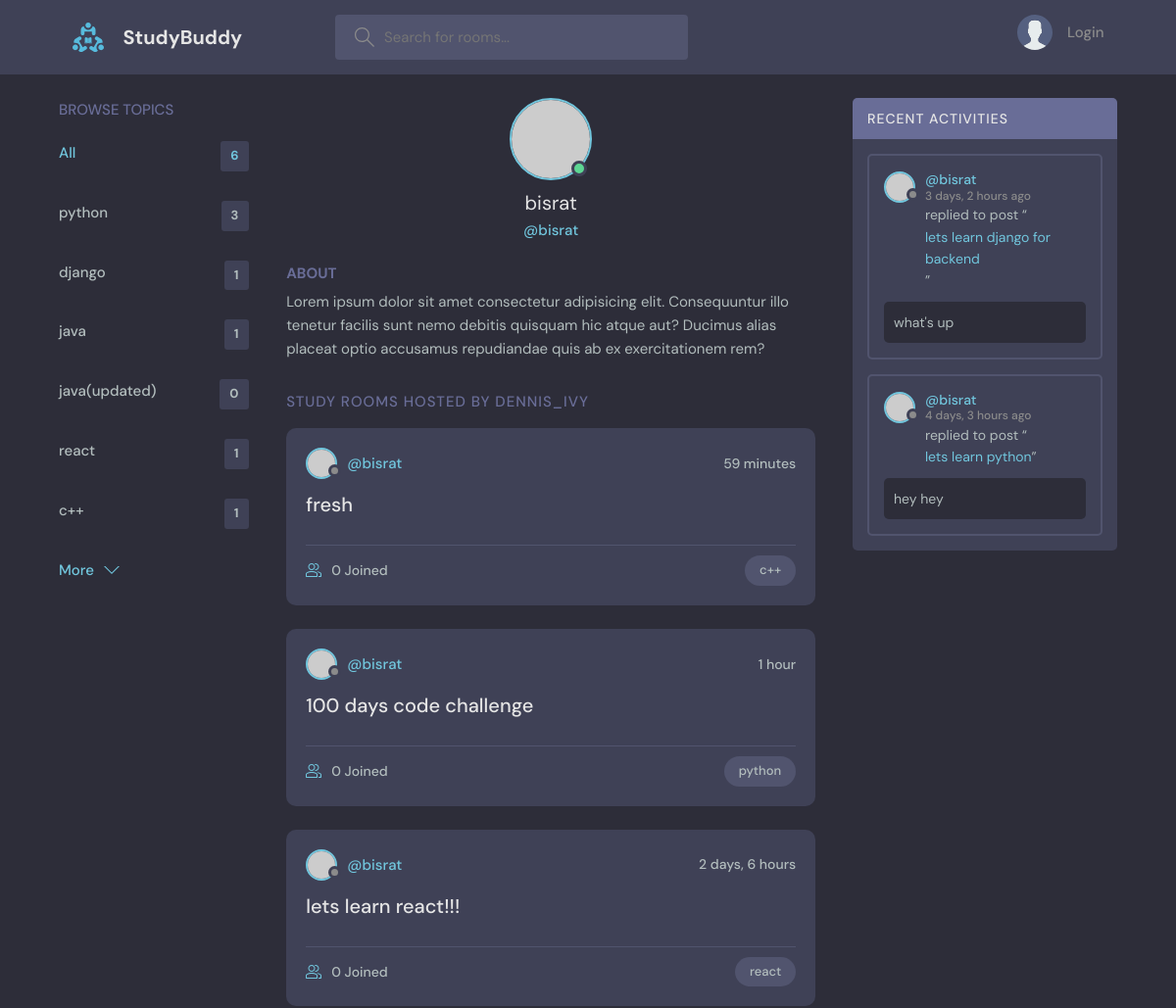
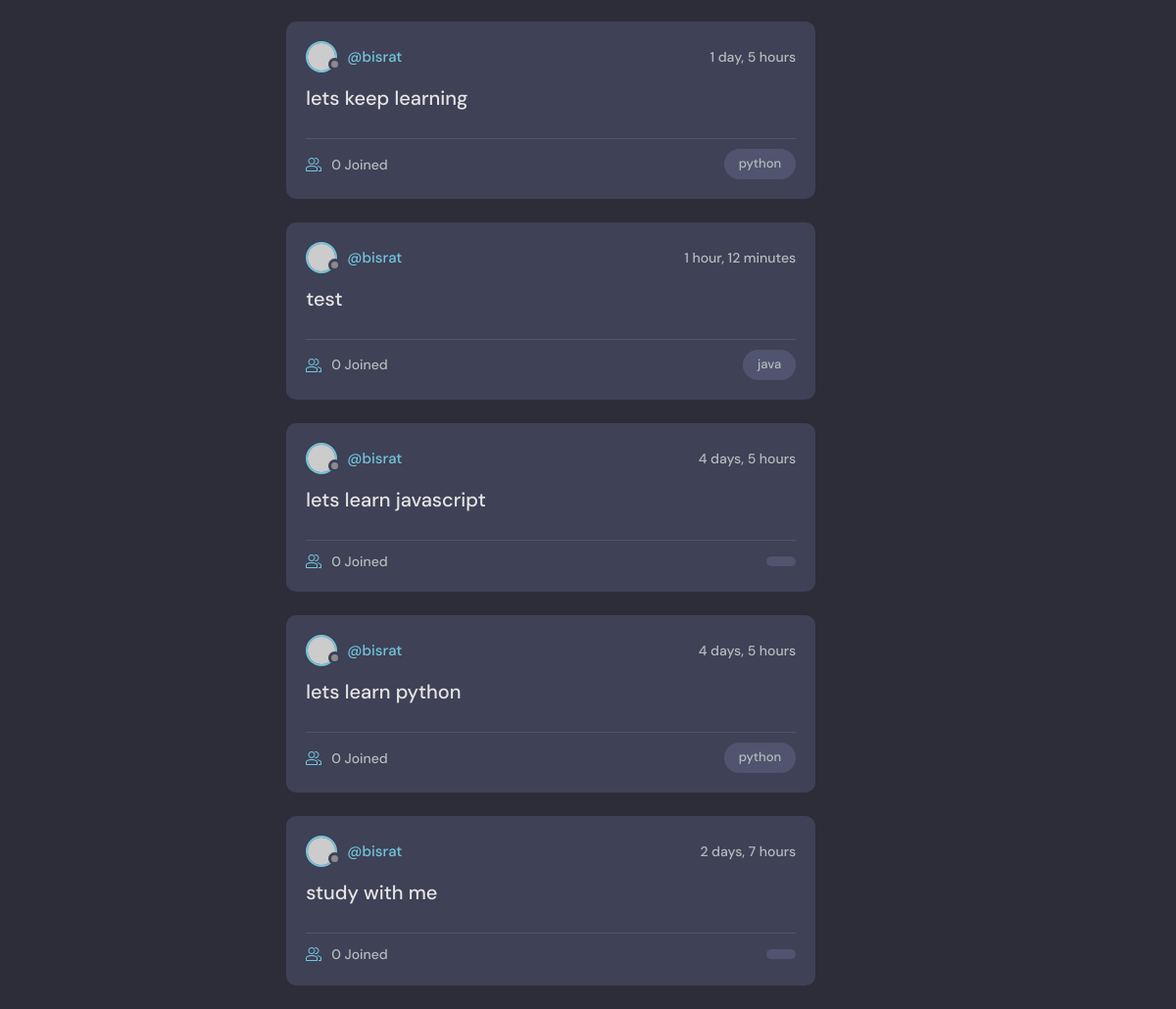
The app's page /profile/1 with its own data (2 pictures, top to bottom).
### base/models.py (models this page shows, shortened)
class Topic(models.Model):
    name = models.CharField(max_length=200)
    updated = models.DateTimeField(auto_now=True)
    created = models.DateTimeField(auto_now_add=True)

class Room(models.Model):
    host = models.ForeignKey(User, on_delete=models.SET_NULL, null=True)
    topic = models.ForeignKey(Topic, on_delete=models.SET_NULL, null=True)
    name = models.CharField(max_length=200)
    description = models.TextField(null=True, blank=True)
    participants = models.ManyToManyField(User, related_name='participants' , blank=True)
    updated = models.DateTimeField(auto_now=True)
    created = models.DateTimeField(auto_now_add=True)
    class Meta:
        ordering = ['-updated', '-created']
    def __str__(self):
        return self.name

class Message(models.Model):
    user = models.ForeignKey(User, on_delete=models.CASCADE)
    room = models.ForeignKey(Room, on_delete=models.CASCADE)
    body = models.TextField()
    updated = models.DateTimeField(auto_now=True)
    created = models.DateTimeField(auto_now_add=True)
    class Meta:
        ordering = ['-updated', '-created']

### base/views.py (the view)
# urls.py: path('profile/<str:pk>', views.userProfile , name='user-profile'),
def userProfile(request , pk):
    user = User.objects.get(id=pk)
    rooms = user.room_set.all()
    room_messages = user.message_set.all()
    topics = Topic.objects.all()
    context = {"user": user , "rooms" : rooms , "room_messages" : room_messages , "topics" : topics}
    return render(request, 'base/profile.html' , context)

### base/templates/base/profile.html (shortened to what this page needs)
{% extends 'main.html' %}
{% block content %}
  <main class="profile-page layout layout--3">
    <div class="container">
      {% include 'base/topics_component.html' %}
      <div class="roomList">
        <div class="profile">
          <div class="profile__avatar">
            <div class="avatar avatar--large active">
              <img src="https://randomuser.me/api/portraits/men/11.jpg" />
            </div>
          </div>
          <div class="profile__info">
            <h3>{{user.username}}</h3>
            <p>@{{user.username}}</p>
          </div>
          <div class="profile__about">
            <h3>About</h3>
            <p>
              Lorem ipsum dolor sit amet consectetur adipisicing elit. Consequuntur illo tenetur
              facilis sunt nemo debitis quisquam hic atque aut? Ducimus alias placeat optio
              accusamus repudiandae quis ab ex exercitationem rem?
            </p>
          </div>
        </div>
        <div class="roomList__header">
          <div>
            <h2>Study Rooms Hosted by dennis_ivy</a>
            </h2>
          </div>
        </div>
        {% include 'base/feed_component.html' %}
      </div>
      {% include 'base/activity_component.html' %}
    </div>
  </main>
{% endblock content %}

### templates/main.html (shortened to what this page needs)
<!DOCTYPE html>
{% load static %}
<html lang="en">
  <head>
    <link rel="stylesheet" href="{% static 'styles/style.css' %}" />
  </head>
  <body>
    {% include "navbar.html" %}
    {% block content %}
    {% endblock %}
  </body>
</html>

### templates/navbar.html (shortened to what this page needs)
{% load static %}
<header class="header header--loggedIn">
    <div class="container">
      <a href="{% url 'home' %}" class="header__logo">
        <img src="{% static 'images/logo.svg' %}" />
        <h1>StudyBuddy</h1>
      </a>
      <form class="header__search" method="GET" action="{% url 'home' %}">
        <label>
          <input name="q" placeholder="Search for rooms..." />
        </label>
      </form>
      <nav class="header__menu">
        {% if request.user.is_authenticated %}
        <div class="header__user">
          <a href="{% url 'update-user' %}">
            <div class="avatar avatar--medium active">
              <img src="{https://randomuser.me/api/portraits/men/37.jpg}" />
            </div>
            <p>{{request.user.username}}<span>@{{request.user.username}}</span></p>
          </a>
          <button class="dropdown-button">
            <svg version="1.1" xmlns="http://www.w3.org/2000/svg" width="32" height="32" viewBox="0 0 32 32">
              <title>chevron-down</title>
              <path d="M16 21l-13-13h-3l16 16 16-16h-3l-13 13z"></path>
            </svg>
          </button>
        </div>
        {% else %}
        <a href="{% url 'login' %}">
          <img src="{% static 'images/avatar.svg' %}" />
          <p>Login</p>
        </a>
        {% endif %}
      </nav>
    </div>
  </header>

### base/templates/base/topics_component.html
<div class="topics">
    <div class="topics__header">
      <h2>Browse Topics</h2>
    </div>
    <ul class="topics__list">
      <li>
        <a href="{% url 'home' %}" class="active">All <span>{{topics.count}}</span></a>
      </li>
      {% for topic in topics %}
      <li>
        <a href="{% url 'home' %}?q={{topic.name}}">{{topic.name}} <span>{{topic.room_set.all.count}}</span></a>
      </li>
      {% endfor %}
    </ul>
    <a class="btn btn--link" href="{% url 'topics' %}">
      More
      <svg version="1.1" xmlns="http://www.w3.org/2000/svg" width="32" height="32" viewBox="0 0 32 32">
        <title>chevron-down</title>
        <path d="M16 21l-13-13h-3l16 16 16-16h-3l-13 13z"></path>
      </svg>
    </a>
  </div>

### base/templates/base/feed_component.html (shortened to what this page needs)
{% for room in rooms  %}
    <div class="roomListRoom">
        <div class="roomListRoom__header">
        <a href="{% url 'user-profile' room.host.id %}" class="roomListRoom__author">
            <div class="avatar avatar--small">
            <img src="https://randomuser.me/api/portraits/women/11.jpg" />
            </div>
            <span>@{{room.host.username}}</span>
        </a>
        <div class="roomListRoom__actions">
            <span>{{room.created|timesince}}</span>
        </div>
        </div>
        <div class="roomListRoom__content">
        <a href="{% url 'room' room.id %}">{{room.name}}</a>
        </div>
        <div class="roomListRoom__meta">
        <a href="{% url 'room' room.id %}" class="roomListRoom__joined">
            {{room.participants.all.count}} Joined
        </a>
        <p class="roomListRoom__topic">{{room.topic.name}}</p>
        </div>
    </div>
{% endfor %}

### base/templates/base/activity_component.html (shortened to what this page needs)
<div class="activities">
    <div class="activities__header">
      <h2>Recent Activities</h2>
    </div>
    {% for message in room_messages %}
    <div class="activities__box">
      <div class="activities__boxHeader roomListRoom__header">
        <a href="{% url 'user-profile' message.user.id %}" class="roomListRoom__author">
          <div class="avatar avatar--small">
            <img src="https://randomuser.me/api/portraits/women/11.jpg" />
          </div>
          <p>
            @{{message.user}}
            <span>{{message.created|timesince}} ago</span>
          </p>
        </a>
      </div>
      <div class="activities__boxContent">
        <p>replied to post “<a href="{% url 'room' message.room.id %}">{{message.room}}</a>”</p>
        <div class="activities__boxRoomContent">
         {{message.body}}
        </div>
      </div>
    </div>
    {% endfor %}
  </div>

### records on screen
Topic: name "python", room_set.all.count "3"
Topic: name "django", room_set.all.count "1"
Topic: name "java", room_set.all.count "1"
Topic: name "java(updated)", room_set.all.count "0"
Topic: name "react", room_set.all.count "1"
Topic: name "c++", room_set.all.count "1"
Room: host.username "bisrat", created "59 minutes", name "fresh", participants.all.count "0", topic.name "c++"
Room: host.username "bisrat", created "1 hour", name "100 days code challenge", participants.all.count "0", topic.name "python"
Room: host.username "bisrat", created "2 days, 6 hours", name "lets learn react!!!", participants.all.count "0", topic.name "react"
Room: host.username "bisrat", created "1 day, 5 hours", name "lets keep learning", participants.all.count "0", topic.name "python"
Room: host.username "bisrat", created "1 hour, 12 minutes", name "test", participants.all.count "0", topic.name "java"
Room: host.username "bisrat", created "4 days, 5 hours", name "lets learn javascript", participants.all.count "0"
Room: host.username "bisrat", created "4 days, 5 hours", name "lets learn python", participants.all.count "0", topic.name "python"
Room: host.username "bisrat", created "2 days, 7 hours", name "study with me", participants.all.count "0"
Message: user "bisrat", created "3 days, 2 hours", room "lets learn django for backend", body "what's up"
Message: user "bisrat", created "4 days, 3 hours", room "lets learn python", body "hey hey"

### other values on screen
{{ topics.count }} "6"
{{ user.username }} "bisrat"
